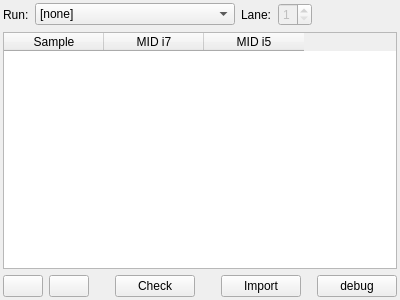
<?xml version="1.0" encoding="UTF-8"?>
<ui version="4.0">
 <class>RunPlanner</class>
 <widget class="QWidget" name="RunPlanner">
  <property name="geometry">
   <rect>
    <x>0</x>
    <y>0</y>
    <width>400</width>
    <height>300</height>
   </rect>
  </property>
  <property name="windowTitle">
   <string>Form</string>
  </property>
  <layout class="QVBoxLayout" name="verticalLayout">
   <property name="leftMargin">
    <number>3</number>
   </property>
   <property name="topMargin">
    <number>3</number>
   </property>
   <property name="rightMargin">
    <number>3</number>
   </property>
   <property name="bottomMargin">
    <number>3</number>
   </property>
   <item>
    <layout class="QHBoxLayout" name="horizontalLayout">
     <item>
      <widget class="QLabel" name="label">
       <property name="text">
        <string>Run:</string>
       </property>
      </widget>
     </item>
     <item>
      <widget class="QComboBox" name="run">
       <property name="minimumSize">
        <size>
         <width>200</width>
         <height>0</height>
        </size>
       </property>
       <item>
        <property name="text">
         <string>[none]</string>
        </property>
       </item>
      </widget>
     </item>
     <item>
      <widget class="QLabel" name="label_2">
       <property name="text">
        <string>Lane:</string>
       </property>
      </widget>
     </item>
     <item>
      <widget class="QSpinBox" name="lane">
       <property name="enabled">
        <bool>false</bool>
       </property>
       <property name="minimum">
        <number>1</number>
       </property>
       <property name="maximum">
        <number>8</number>
       </property>
      </widget>
     </item>
     <item>
      <spacer name="horizontalSpacer">
       <property name="orientation">
        <enum>Qt::Horizontal</enum>
       </property>
       <property name="sizeHint" stdset="0">
        <size>
         <width>40</width>
         <height>20</height>
        </size>
       </property>
      </spacer>
     </item>
    </layout>
   </item>
   <item>
    <widget class="QTableWidget" name="samples">
     <property name="acceptDrops">
      <bool>true</bool>
     </property>
     <property name="dragEnabled">
      <bool>true</bool>
     </property>
     <property name="dragDropMode">
      <enum>QAbstractItemView::DragDrop</enum>
     </property>
     <property name="defaultDropAction">
      <enum>Qt::CopyAction</enum>
     </property>
     <property name="selectionMode">
      <enum>QAbstractItemView::ExtendedSelection</enum>
     </property>
     <property name="selectionBehavior">
      <enum>QAbstractItemView::SelectItems</enum>
     </property>
     <property name="gridStyle">
      <enum>Qt::SolidLine</enum>
     </property>
     <property name="columnCount">
      <number>3</number>
     </property>
     <column>
      <property name="text">
       <string>Sample</string>
      </property>
     </column>
     <column>
      <property name="text">
       <string>MID i7</string>
      </property>
     </column>
     <column>
      <property name="text">
       <string>MID i5</string>
      </property>
     </column>
    </widget>
   </item>
   <item>
    <layout class="QHBoxLayout" name="horizontalLayout_2">
     <item>
      <widget class="QPushButton" name="addButton">
       <property name="toolTip">
        <string>Add sample</string>
       </property>
       <property name="text">
        <string/>
       </property>
       <property name="icon">
        <iconset resource="resources.qrc">
         <normaloff>:/Icons/add.png</normaloff>:/Icons/add.png</iconset>
       </property>
      </widget>
     </item>
     <item>
      <widget class="QPushButton" name="removeButton">
       <property name="toolTip">
        <string>Remove all selected samples</string>
       </property>
       <property name="text">
        <string/>
       </property>
       <property name="icon">
        <iconset resource="resources.qrc">
         <normaloff>:/Icons/remove.png</normaloff>:/Icons/remove.png</iconset>
       </property>
      </widget>
     </item>
     <item>
      <spacer name="horizontalSpacer_2">
       <property name="orientation">
        <enum>Qt::Horizontal</enum>
       </property>
       <property name="sizeType">
        <enum>QSizePolicy::Fixed</enum>
       </property>
       <property name="sizeHint" stdset="0">
        <size>
         <width>20</width>
         <height>20</height>
        </size>
       </property>
      </spacer>
     </item>
     <item>
      <widget class="QPushButton" name="checkButton">
       <property name="toolTip">
        <string>Check for MID collisions</string>
       </property>
       <property name="text">
        <string>Check</string>
       </property>
       <property name="icon">
        <iconset resource="resources.qrc">
         <normaloff>:/Icons/verify.png</normaloff>:/Icons/verify.png</iconset>
       </property>
      </widget>
     </item>
     <item>
      <spacer name="horizontalSpacer_4">
       <property name="orientation">
        <enum>Qt::Horizontal</enum>
       </property>
       <property name="sizeType">
        <enum>QSizePolicy::Fixed</enum>
       </property>
       <property name="sizeHint" stdset="0">
        <size>
         <width>20</width>
         <height>20</height>
        </size>
       </property>
      </spacer>
     </item>
     <item>
      <widget class="QPushButton" name="importButton">
       <property name="text">
        <string>Import</string>
       </property>
       <property name="icon">
        <iconset resource="resources.qrc">
         <normaloff>:/Icons/NGSD.png</normaloff>:/Icons/NGSD.png</iconset>
       </property>
      </widget>
     </item>
     <item>
      <spacer name="horizontalSpacer_3">
       <property name="orientation">
        <enum>Qt::Horizontal</enum>
       </property>
       <property name="sizeHint" stdset="0">
        <size>
         <width>40</width>
         <height>20</height>
        </size>
       </property>
      </spacer>
     </item>
     <item>
      <widget class="QPushButton" name="debugButton">
       <property name="text">
        <string>debug</string>
       </property>
      </widget>
     </item>
    </layout>
   </item>
  </layout>
 </widget>
 <resources>
  <include location="resources.qrc"/>
 </resources>
 <connections/>
</ui>
